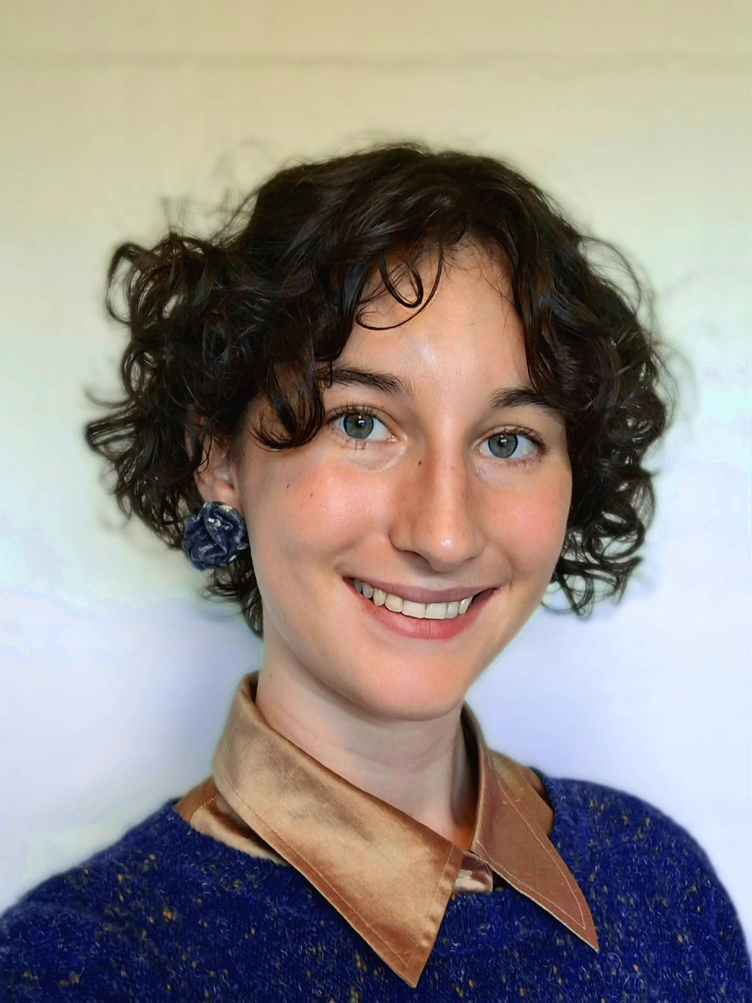
#> input picture Headshot.jpeg, 1504 x 2005 px (shown at 1/2 size)
$ python make_cutouts.py ../Headshot.jpeg out.png
#> lines starting #> are read from the running program, lines starting #| are printed output that depends on the picture; after the words box and inside, x2 and y2 are one past the last pixel; in counts of white or black regions, pixels touching at a corner belong together
"""Turns scanned engravings into die-cut 'sticker' PNGs for the home-page collage.

    python3 tools/make_cutouts.py SOURCE.jpg OUTPUT.png [--thresh 40] [--crop x0,y0,x1,y1] [--keep 1]

How it works: the paper colour is guessed from the image border; every pixel that
differs enough from it counts as 'ink'. The ink is closed up into solid shapes,
holes are filled, only the biggest shape(s) are kept, then a white scissor-cut
border and a soft shadow are added. Needs numpy, pillow and scipy.
"""
import argparse

import numpy as np
from PIL import Image, ImageFilter
from scipy import ndimage as ndi

ap = argparse.ArgumentParser()
ap.add_argument("src")
ap.add_argument("out")
ap.add_argument("--thresh", type=float, default=40, help="how different from paper a pixel must be")
ap.add_argument("--crop", help="x0,y0,x1,y1 in source pixels, to pick one figure from a plate")
ap.add_argument("--keep", type=int, default=1, help="how many of the largest shapes to keep")
ap.add_argument("--close", type=int, default=6, help="how much to join up fine lines")
ap.add_argument("--border", type=int, default=10, help="white border width (px)")
ap.add_argument("--width", type=int, default=900, help="output width (px)")
a = ap.parse_args()

im = Image.open(a.src).convert("RGB")
#> im is the input picture: PIL image 1504x2005 RGB; mean R, G, B 146.6, 138.6, 133.7
if a.crop:
    im = im.crop(tuple(int(v) for v in a.crop.split(",")))
scale = a.width / im.width
#> scale = 0.598
im = im.resize((a.width, round(im.height * scale)), Image.LANCZOS)
#> im: PIL image 900x1200 RGB
rgb = np.asarray(im, float)

# paper colour: median of a thin frame around the edge
edge = np.concatenate([rgb[:8].reshape(-1, 3), rgb[-8:].reshape(-1, 3), rgb[:, :8].reshape(-1, 3), rgb[:, -8:].reshape(-1, 3)])
paper = np.median(edge, axis=0)
#> paper = [205, 198, 163]
dist = np.sqrt(((rgb - paper) ** 2).sum(-1))
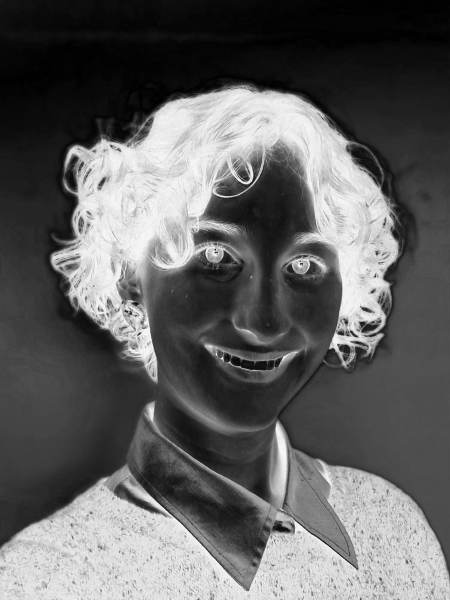
#> dist: shape (1200, 900) float64 (shown at 1/2 size); min 0, max 328.3, mean 126.1; drawn with min black and max white
ink = dist > a.thresh
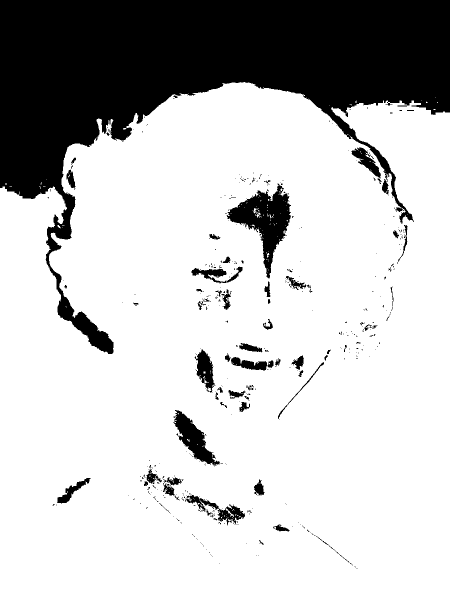
#> ink: shape (1200, 900) bool (shown at 1/2 size); 76.4% white; 439 black regions (370 under 20 px), largest, box (x1, y1, x2, y2) and area: (0, 0, 900, 708) 224833, (453, 367, 582, 557) 9291, (346, 820, 440, 932) 3763

# join up hatching into solid shapes, fill holes, drop specks
mask = ndi.binary_closing(ink, structure=np.ones((3, 3)), iterations=a.close)
#> mask: shape (1200, 900) bool; 77.2% white; 14 black regions, largest, box (x1, y1, x2, y2) and area: (0, 0, 900, 1200) 228226, (461, 388, 578, 502) 6910, (116, 597, 226, 704) 3843
mask = ndi.binary_fill_holes(mask)
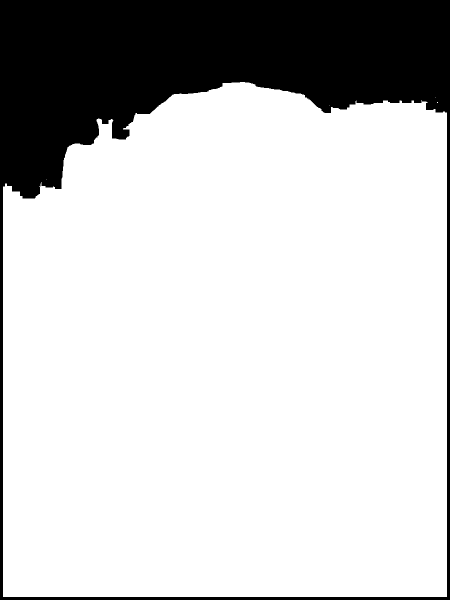
#> mask: shape (1200, 900) bool (shown at 1/2 size); 78.9% white; 1 black region, box (x1, y1, x2, y2) and area: (0, 0, 900, 1200) 228226
mask = ndi.binary_opening(mask, structure=np.ones((3, 3)), iterations=2)
#> mask: shape (1200, 900) bool; 78.9% white; 1 black region, box (x1, y1, x2, y2) and area: (0, 0, 900, 1200) 228365
lab, n = ndi.label(mask)
#> n = 1
if n:
    sizes = ndi.sum(mask, lab, range(1, n + 1))
#> sizes = [851635]
    keep = np.argsort(sizes)[::-1][: a.keep] + 1
#> keep = [1]
    mask = np.isin(lab, keep)
mask = ndi.binary_fill_holes(mask)

# crop to the shape plus room for border + shadow
pad = a.border + 30
ys, xs = np.where(mask)
y0, y1, x0, x1 = ys.min(), ys.max(), xs.min(), xs.max()
#> y0 = 164; y1 = 1193; x0 = 6; x1 = 893
H, W = y1 - y0 + 1 + 2 * pad, x1 - x0 + 1 + 2 * pad
#> H = 1110; W = 968
m = np.zeros((H, W), bool); m[pad:pad + y1 - y0 + 1, pad:pad + x1 - x0 + 1] = mask[y0:y1 + 1, x0:x1 + 1]
#> after `m[pad:pad + y1 - y0 + 1, pad:pad + x1 - x0 + 1] = mask[y0:y1 + 1, x0:x`: m: shape (1110, 968) bool; 79.3% white; 1 black region, box (x1, y1, x2, y2) and area: (0, 0, 968, 1110) 222845
art = np.zeros((H, W, 3)); art[pad:pad + y1 - y0 + 1, pad:pad + x1 - x0 + 1] = rgb[y0:y1 + 1, x0:x1 + 1]

# soften the cut edge a touch, and make it slightly wobbly like scissors
cut = ndi.binary_dilation(m, iterations=a.border)
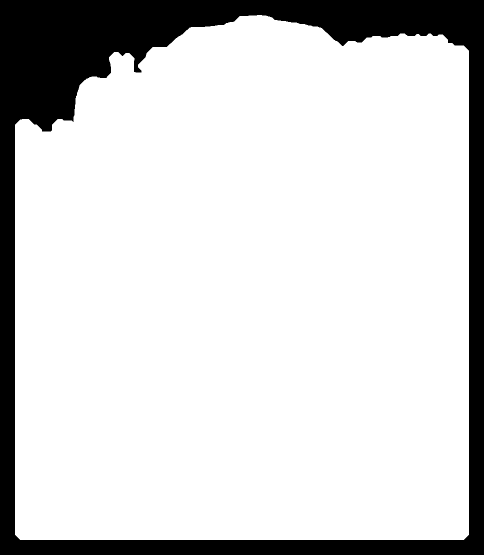
#> cut: shape (1110, 968) bool (shown at 1/2 size); 82.8% white; 1 black region, box (x1, y1, x2, y2) and area: (0, 0, 968, 1110) 184644
rng = np.random.default_rng(3)
wob = ndi.gaussian_filter(rng.random((H, W)), 6) - 0.5
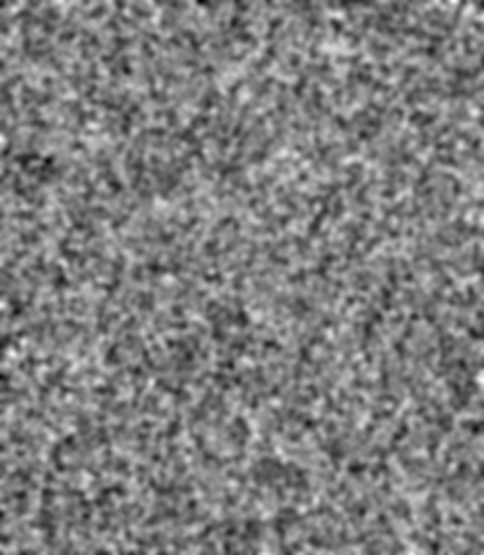
#> wob: shape (1110, 968) float64 (shown at 1/2 size); min -0.0614, max 0.063, mean 0.000168; drawn with min black and max white
cut = ndi.gaussian_filter(cut.astype(float), 1.2) + wob * 0.9 > 0.5
#> cut: shape (1110, 968) bool; 82.8% white; 1 black region, box (x1, y1, x2, y2) and area: (0, 0, 968, 1110) 184636
cut_a = ndi.gaussian_filter(cut.astype(float), 0.7)
m_a = ndi.gaussian_filter(m.astype(float), 0.8)

shadow = ndi.shift(ndi.gaussian_filter(cut.astype(float), 7), (10, 6), order=1) * 0.35
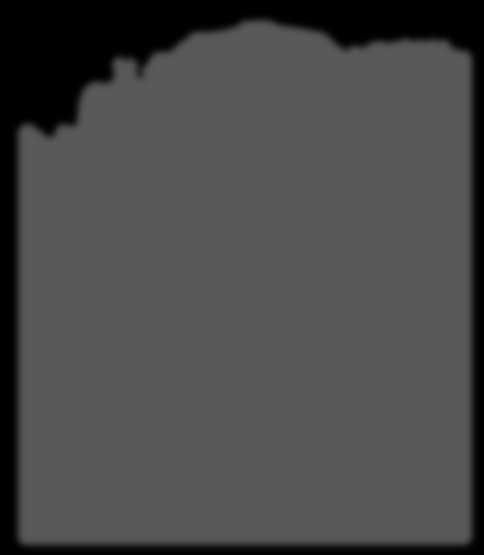
#> shadow: shape (1110, 968) float64 (shown at 1/2 size); min 0, max 0.35, mean 0.29

out = np.zeros((H, W, 4))
out[..., :3] = 0  # shadow colour
out[..., 3] = shadow
paper_white = np.array([251, 248, 239.0])
out[..., :3] = out[..., :3] * (1 - cut_a[..., None]) + paper_white * cut_a[..., None]
out[..., 3] = np.maximum(out[..., 3], cut_a)
out[..., :3] = out[..., :3] * (1 - m_a[..., None]) + art * m_a[..., None]
out[..., 3] = np.clip(out[..., 3], 0, 1) * 255
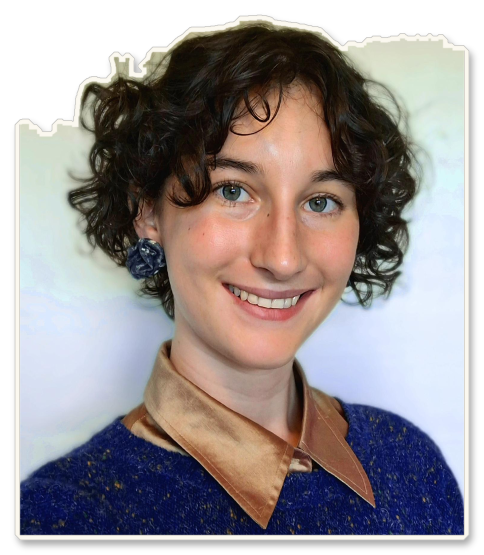
#> out: shape (1110, 968, 4) float64 (shown at 1/2 size); mean of channels 0, 1, 2, 3 113.4, 106, 107.1, 212.5; transparent parts drawn white
Image.fromarray(out.astype(np.uint8), "RGBA").save(a.out, optimize=True)
print(f"{a.out}: {W}x{H}, paper={paper.round()}")
#| out.png: 968x1110, paper=[205. 198. 163.]
